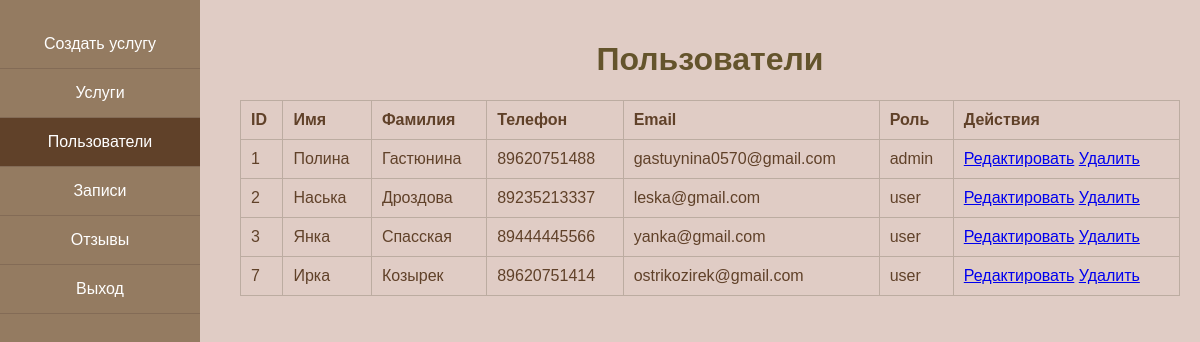
Page /coursework/admin/clients.php (signed in) on the committed database.
### tables this page shows
CREATE TABLE `users` (
  `id` int(11) NOT NULL,
  `first_name` varchar(50) NOT NULL,
  `last_name` varchar(50) NOT NULL,
  `gender` enum('Male','Female') NOT NULL,
  `phone` varchar(20) NOT NULL,
  `email` varchar(100) NOT NULL,
  `password` varchar(255) NOT NULL,
  `role` enum('admin','user') DEFAULT 'user',
  `created_at` timestamp NOT NULL DEFAULT current_timestamp()
);

### coursework/admin/clients.php (the view, shortened to what this page needs)
<?php
$mysqli = new mysqli("localhost", "root", "", "animal_salon");
$result = $mysqli->query("SELECT id, first_name, last_name, gender, phone, email, role FROM users");
?>
<!DOCTYPE html>
<html lang="ru">
<head>
    <link rel="stylesheet" href="assets/css/style.css">
</head>
<body>
    <div class="admin-panel">
        <nav>
            <a href="create_service.html">Создать услугу</a>
            <a href="services.php">Услуги</a>
            <a href="clients.php" class="active">Пользователи</a>
            <a href="appointments.php">Записи</a>
            <a href="reviews.php">Отзывы</a>
            <a href="logout.php">Выход</a>
        </nav>
        <div class="content">
            <h1>Пользователи</h1>
            <table>
                <thead>
                    <tr>
                        <th>ID</th>
                        <th>Имя</th>
                        <th>Фамилия</th>
                        <th>Телефон</th>
                        <th>Email</th>
                        <th>Роль</th>
                        <th>Действия</th>
                    </tr>
                </thead>
                <tbody>
                    <?php while ($user = $result->fetch_assoc()): ?>
                        <tr>
                            <td><?= $user['id'] ?></td>
                            <td><?= htmlspecialchars($user['first_name']) ?></td>
                            <td><?= htmlspecialchars($user['last_name']) ?></td>
                            <td><?= htmlspecialchars($user['phone']) ?></td>
                            <td><?= htmlspecialchars($user['email']) ?></td>
                            <td><?= htmlspecialchars($user['role']) ?></td>
                            <td>
                                <a href="edit_user.php?id=<?= $user['id'] ?>">Редактировать</a>
                                <a href="delete_user.php?id=<?= $user['id'] ?>" onclick="return confirm('Удалить пользователя?')">Удалить</a>
                            </td>
                        </tr>
                    <?php endwhile; ?>
                </tbody>
            </table>
        </div>
    </div>
</body>
</html>

### coursework/admin/assets/css/style.css (style rules this page uses)
body { margin: 0; font-family: Arial, sans-serif; background-color: #e0ccc5; color: #604129; }
h1 { text-align: center; color: #64542c; }
.admin-panel nav { width: 200px; background-color: #947b61; height: 100vh; position: fixed; top: 0; left: 0; display: flex; flex-direction: column; padding-top: 20px; }
.admin-panel nav a { padding: 15px; color: white; text-decoration: none; text-align: center; border-bottom: 1px solid #836b56; }
.admin-panel nav a.active { background-color: #604129; }
.admin-panel .content { margin-left: 220px; padding: 20px; }
table { width: 100%; border-collapse: collapse; margin-top: 20px; }
table th, table td { padding: 10px; text-align: left; border: 1px solid #bcaca1; }

### rows in the picture
users: id "1", first_name "Полина", last_name "Гастюнина", phone "89620751488", email "gastuynina0570@gmail.com", role "admin"
users: id "2", first_name "Наська", last_name "Дроздова", phone "89235213337", email "leska@gmail.com", role "user"
users: id "3", first_name "Янка", last_name "Спасская", phone "89444445566", email "yanka@gmail.com", role "user"
users: id "7", first_name "Ирка", last_name "Козырек", phone "89620751414", email "ostrikozirek@gmail.com", role "user"
